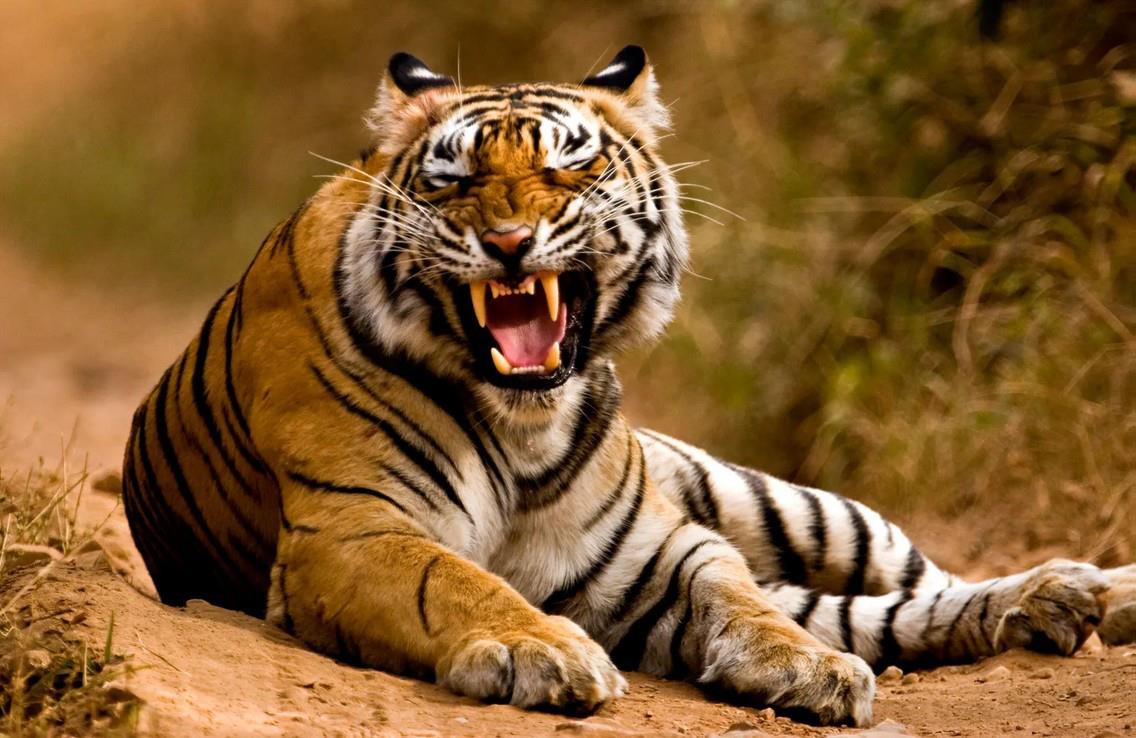
#> input picture practica_12/tigre.jpg, 1136 x 738 px
$ python mult.py
#> lines starting #> are read from the running program, lines starting #| are printed output that depends on the picture
import cv2 as cv
import matplotlib.pyplot as plt

tigre=cv.imread('tigre.jpg', cv.IMREAD_COLOR)
#> tigre is the input picture: shape (738, 1136, 3); mean B, G, R 47.2, 92.1, 130.4
tigre2=cv.imread('tigre.jpg', cv.IMREAD_COLOR)

print(tigre.shape)
#| (738, 1136, 3)

rows,cols,tres=tigre.shape
#> rows = 738; cols = 1136; tres = 3

r=0
g=0
b=0
c=7

for x in range(rows):
    for y in range(cols):
        r=tigre.item(x,y,2)*c
        g=tigre.item(x,y,1)*c
        b=tigre.item(x,y,0)*c
        if r>255: r=255
        if g>255: g=255
        if b>255: b=255
        tigre2.itemset((x,y,2),r)
        tigre2.itemset((x,y,1),g)
        tigre2.itemset((x,y,0),b)
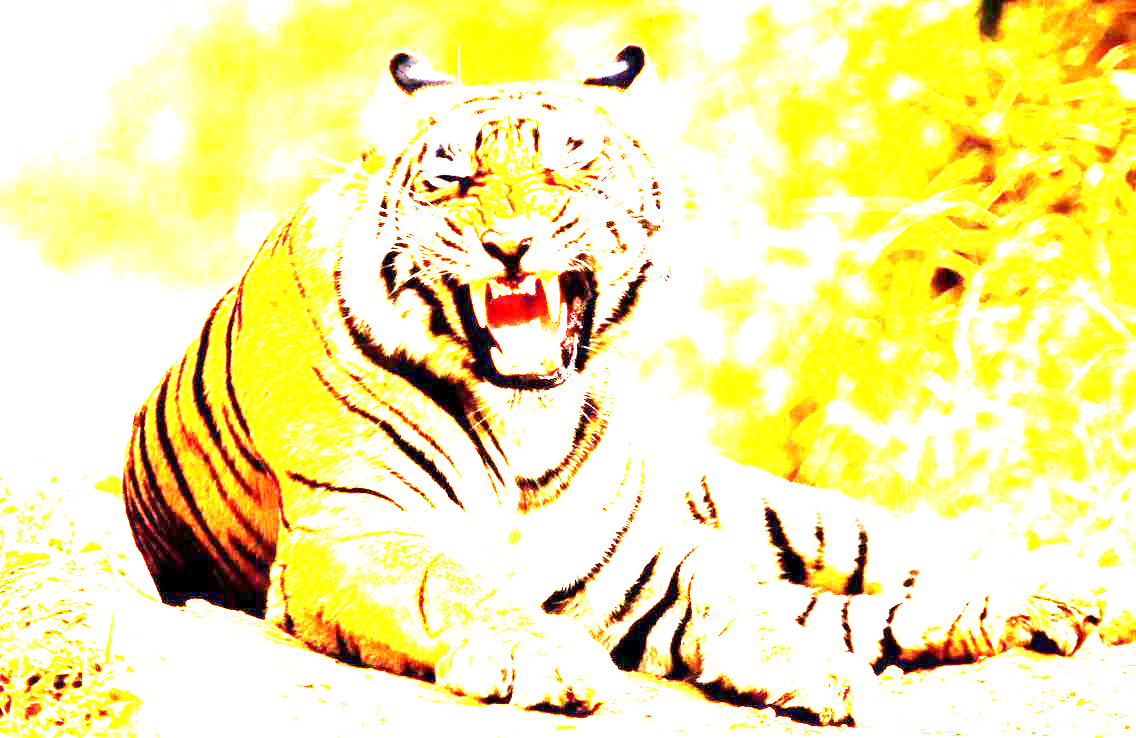
#> tigre2: shape (738, 1136, 3); mean B, G, R 163.2, 233.7, 243.9

plt.subplot(1,2,1),plt.imshow(cv.cvtColor(tigre, cv.COLOR_BGR2RGB)),plt.title('Original')
plt.subplot(1,2,2),plt.imshow(cv.cvtColor(tigre2, cv.COLOR_BGR2RGB)),plt.title('C = 7')
plt.show()
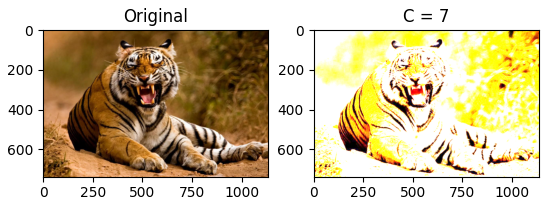
#> figure drawn by matplotlib, 2 panels
